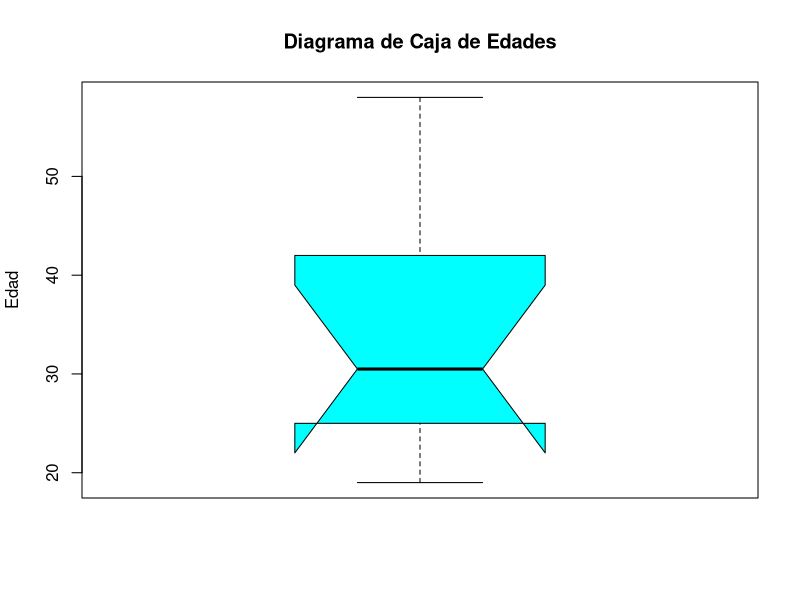

The R source for this figure:
# Creamos un dataframe con las edades
edades <- data.frame(Edad = c(22, 45, 30, 25, 34, 42, 19, 58, 31, 27))
# Utilizamos la función boxplot() para crear el diagrama de caja
boxplot(edades$Edad,
        main = "Diagrama de Caja de Edades",
        ylab = "Edad",
        col = "cyan",
        horizontal = FALSE,
        notch = TRUE)
